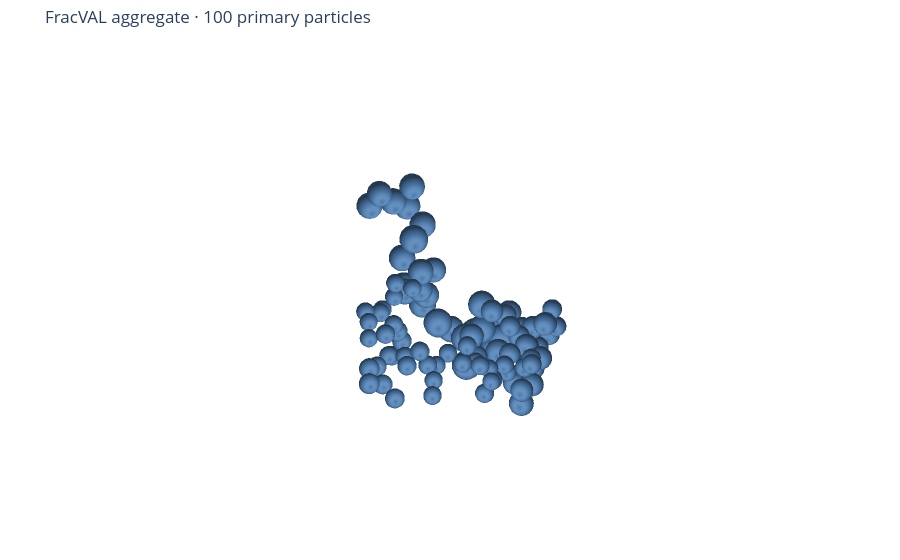

This figure's notebook cell:
### Code cell
cfg = FracVALConfig(
    n=100, seed=24680,
    overlap_mode="statistical",
    overlap_mean=0.05,
    overlap_std=0.02,
    overlap_max=0.1,
)
agg = generate(cfg)
plot_3d(agg)

### Figure 1 — Plotly figure (JSON) as saved in the notebook; plotly's stock layout.template omitted (floating-point values rounded to 4 significant figures; data arrays with more than 128 entries replaced by an {"elided": "..."} marker saying what was removed)
{"data": [{"color": "#4C78A8", "flatshading": false, "hoverinfo": "skip", "i": {"elided": "36000 int values"}, "j": {"elided": "36000 int values"}, "k": {"elided": "36000 int values"}, "lighting": {"ambient": 0.45, "diffuse": 0.78, "fresnel": 0.48, "roughness": 0.494, "specular": 1.1}, "lightposition": {"x": 900, "y": 1200, "z": 1000}, "name": "Primary particles", "opacity": 0.96, "showscale": false, "type": "mesh3d", "x": {"elided": "20000 float values"}, "y": {"elided": "20000 float values"}, "z": {"elided": "20000 float values"}}, {"customdata": {"elided": "100x2 float values"}, "hovertemplate": "Particle %{customdata[0]:.0f}<br>x=%{x:.4g}<br>y=%{y:.4g}<br>z=%{z:.4g}<br>radius=%{customdata[1]:.4g}<extra></extra>", "marker": {"opacity": 0.015, "size": 3}, "mode": "markers", "showlegend": false, "type": "scatter3d", "x": [26.15, 37.83, 4.534, 23.69, 12.7, 2.034, -13.56, 39.97, -9.009, -33.56, -12.3, -23.74, -15.42, 0.9907, -42.67, 3.572, 10.23, 17.87, -6.008, -22.32, -87.8, -81.78, -61.05, -110.1, -62.4, -66.4, -87.24, -47.88, -89.32, -93.95, -20.51, 7.249, -17.96, -38.78, 1.692, -22.62, -16.87, 29.32, -38.14, 43.66, -58.54, -67.92, -30.11, -75.8, -92.96, -25.64, -8.874, -28.4, -65.53, 9.492, -104.5, -85.74, -85.88, -130.7, -91.79, -93.24, -131.5, -76.82, -65.95, -146.1, -214.3, -197.1, -195.7, -241.2, -194.8, -167.9, -218.1, -255.0, -151.9, -237.0, -146.1, -139.3, -135.2, -154.8, -115.2, -112.3, -136.0, -135.2, -108.2, -165.7, -181.5, -198.9, -199.2, -153.7, -225.7, -187.1, -143.9, -192.4, -190.7, -185.1, -143.8, -149.5, -126.0, -163.1, -103.1, -117.6, -95.86, -96.66, -165.7, -71.18], "y": [-26.9, -42.62, -44.57, -4.305, -71.94, -7.234, -74.65, 11.41, 19.08, -71.89, -90.34, -78.06, -117.6, -64.89, -115.3, -137.8, -76.36, -46.87, -63.82, -150.8, 30.94, 49.78, 20.25, 38.23, 39.96, 0.1179, 47.79, 62.86, 31.52, -1.239, 36.9, 30.86, 50.89, 29.89, 38.58, 8.379, 21.11, 40.93, -12.19, 56.51, -194.9, -215.3, -197.4, -190.1, -206.0, -180.4, -187.5, -156.6, -186.3, -165.2, -269.9, -252.1, -291.5, -270.6, -227.5, -295.6, -266.1, -276.5, -216.8, -241.9, -20.15, -24.16, -7.057, -26.27, -52.27, -4.772, -55.85, -46.3, -9.337, -76.45, -18.84, 3.922, -39.88, -29.3, 13.52, -44.74, -28.46, 25.12, 41.62, -54.72, -66.49, -86.34, -46.95, -71.45, -54.94, -108.1, -78.31, -29.68, -104.9, -135.7, -159.1, -131.9, -167.5, -135.2, -163.1, -165.7, -172.6, -146.8, -108.7, -175.7], "z": [-4.242, 17.1, -11.3, -20.72, -16.07, -41.19, -27.14, -2.195, -36.44, -7.191, 77.74, 54.71, 72.74, 50.15, 82.92, 66.85, 26.18, 65.18, 6.083, 68.91, -95.31, -115.4, -91.35, -79.12, -133.8, -71.42, -148.0, -143.3, -170.2, -64.5, -56.86, -62.03, -32.11, -76.62, -16.21, -88.15, -2.432, -11.75, -76.39, -30.06, -228.4, -246.1, -234.3, -206.7, -256.6, -257.0, -218.8, -271.7, -180.3, -222.6, -202.9, -190.4, -208.8, -190.9, -204.1, -235.9, -162.5, -250.5, -202.7, -167.7, -176.8, -199.2, -159.1, -179.2, -204.1, -164.5, -219.9, -164.9, -188.3, -213.1, -126.6, -109.4, -110.4, -150.9, -120.6, -94.06, -172.0, -90.06, -120.7, -153.8, -257.2, -266.7, -247.3, -259.8, -249.7, -280.9, -286.3, -226.1, -308.9, -281.5, -252.7, -260.2, -272.4, -234.7, -255.2, -298.5, -228.6, -305.4, -261.3, -244.7]}], "layout": {"margin": {"b": 0, "l": 0, "r": 0, "t": 45}, "paper_bgcolor": "#FFFFFF", "plot_bgcolor": "#FFFFFF", "scene": {"aspectmode": "data", "bgcolor": "#FFFFFF", "xaxis": {"showbackground": false, "showgrid": false, "showticklabels": false, "visible": false, "zeroline": false}, "yaxis": {"showbackground": false, "showgrid": false, "showticklabels": false, "visible": false, "zeroline": false}, "zaxis": {"showbackground": false, "showgrid": false, "showticklabels": false, "visible": false, "zeroline": false}}, "showlegend": false, "title": {"text": "FracVAL aggregate · 100 primary particles"}}}
